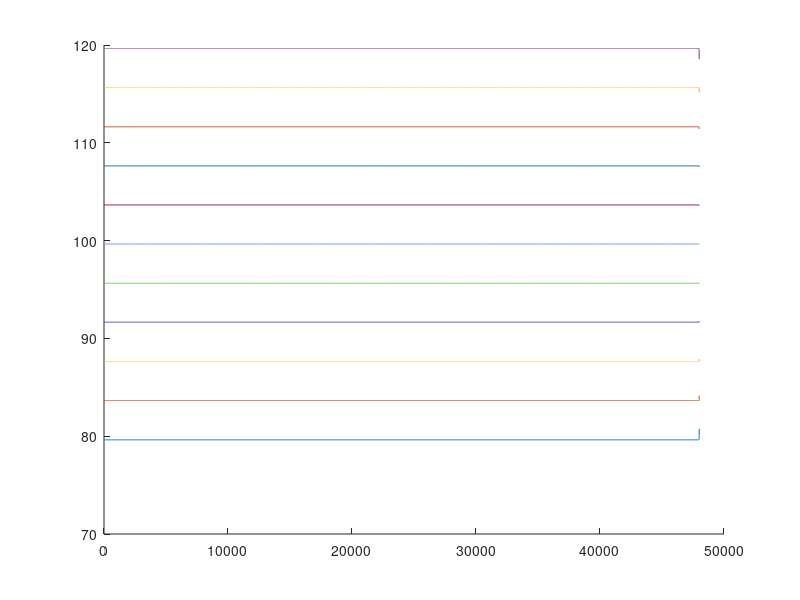
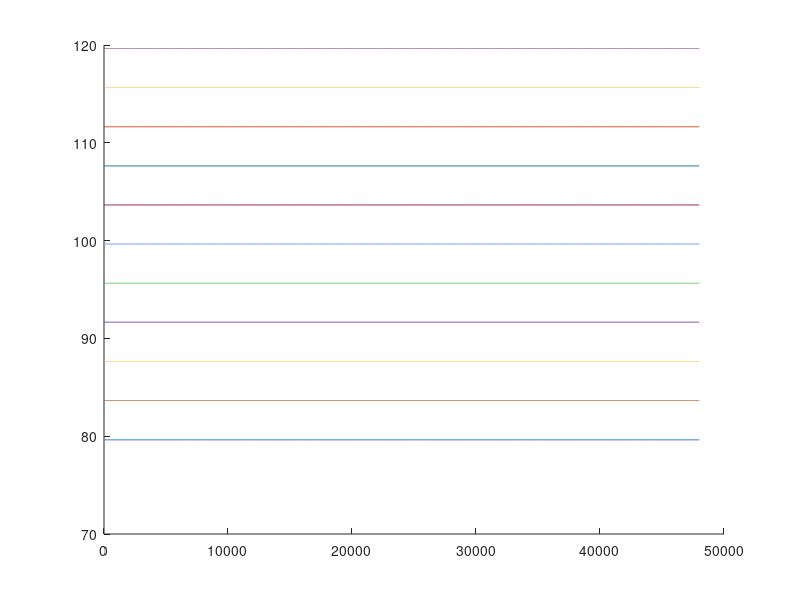
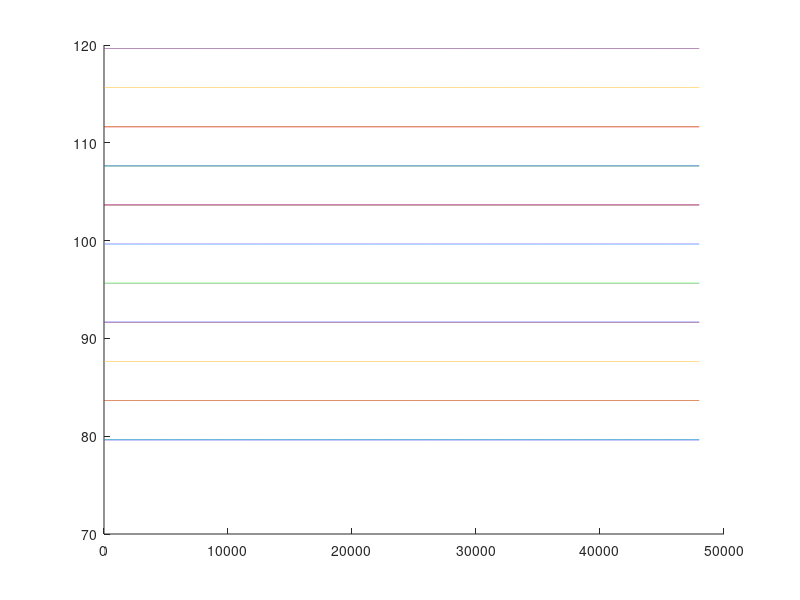
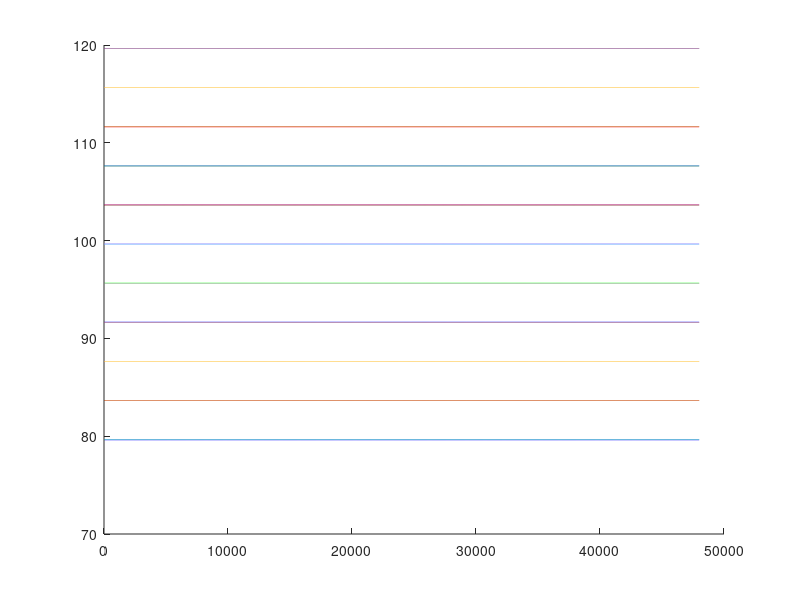

MATLAB code to generate these figures, in order:
Fs = 96000;                   
boost = 20;                   
boost_lvl = -20:4:20;      % Range of boost/cut levels in steps of 4 dB
Q = 4;                        % Q-factor (adjustable)

frequencies = [300, 2000, 8000, 16000];  %Center frequencies

for Fo = frequencies
    Wo = 2 * pi * Fo;  % Angular frequency

    figure;
    hold on;


    for i = 1:length(boost_lvl)

        boost = boost_lvl(i);
        G = 10^(boost / 20);
        k = 3 * (G - 1) / (G + 1);

        % Analog filter coefficients 
        B = [1 (3 + k) * Wo / Q Wo^2];
        A = [1 (3 - k) * Wo / Q Wo^2];

        % Bilinear transform for digital filter coefficients
        [b1, a1] = bilinear(B, A, Fs, Fo);

        % Digital filter frequency response
        [Hd, Fd] = freqz(b1, a1, 2^15, Fs);
        
        % Plot the magnitude response
        plot(Fd, 20 * log10(abs(Hd)));
    end


end